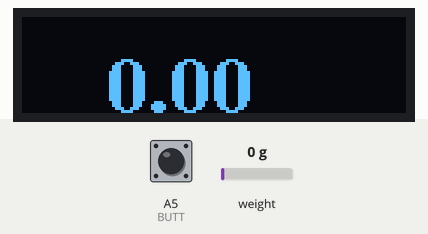
Recording of a sketch running on a simulated Arduino Uno, built with avr-gcc and run on an emulated ATmega328P. Shown: 128×32 one-colour display. The inputs (shaded band) are chosen by the test bench; at power-on: A5 (BUTT) HIGH, weight on the scale 0 g. What the sketch prints to the serial monitor is not drawn.

Above: at 3.6 s.
3.7 s: A5 (BUTT) pulled LOW for 0.15 s
At 4.5 s:
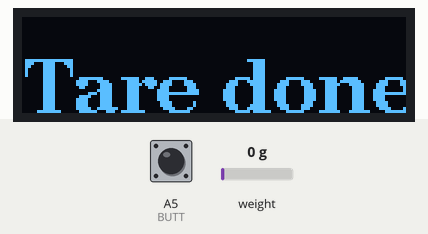
6.4 s: weight on the scale set to 100 g
At 7.9 s:
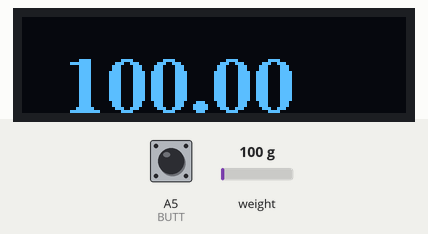
8.5 s: weight on the scale set to 1250 g
At 9.8 s:
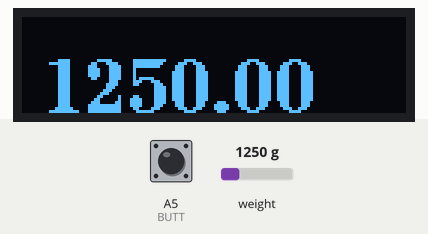
10.1 s: weight on the scale set to 2500 g
At 10.9 s:
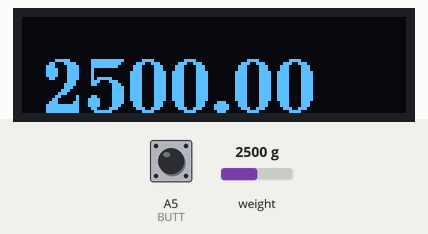
11.8 s: A5 (BUTT) pulled LOW for 1 s
At 15.0 s:
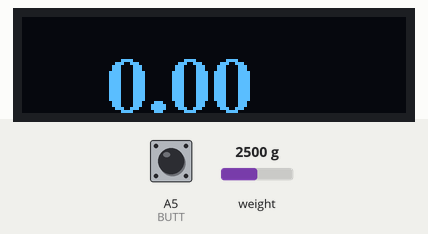
15.3 s: A5 (BUTT) pulled LOW for 3.2 s
At 19.3 s:
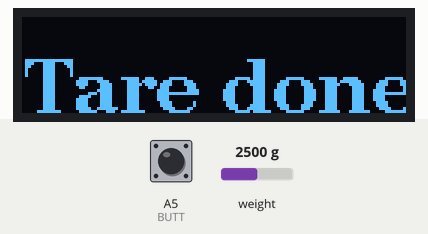
Timing chart, 0 to 20.8 s (numbered marks = the images above; inputs shaded):
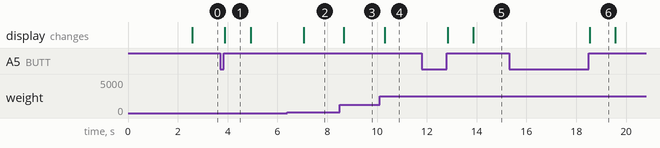

Measured:
- after the input at 3.7 s, the display: changes after 0.19 s (image 1)
- after the input at 6.4 s, the display: changes after 0.65 s (image 2)
- after the input at 8.5 s, the display: changes after 0.17 s (image 3)
- after the input at 10.1 s, the display: changes after 0.20 s (image 4)
- after the input at 11.8 s, the display: first changes after 1.0 s (image 5 shows a later state)
- after the input at 15.3 s, the display: changes after 3.2 s (image 6)
- what the display in image 1 shows lasts 1.0 s, from 3.9 s to 4.9 s

The sketch:

sketch_scales_proj_v1.ino
```cpp
#include <HX711_ADC.h>
#include <Arduino.h>
#include <U8g2lib.h>
#include <SPI.h>
#include <Wire.h>

//pins:
#define BUTT A5             // button pin
const int HX711_dout = 6;   // DT      mcu > HX711 dout pin
const int HX711_sck = 7;    // SCK     mcu > HX711 sck pin

bool button_flag = 0;
bool button;
unsigned long last_press;

// HX711 constructor
HX711_ADC LoadCell(HX711_dout, HX711_sck);

// Display lib init
U8G2_SSD1306_128X32_UNIVISION_F_HW_I2C u8g2(U8G2_R0);

unsigned long t = 0;

void setup() {
  pinMode(BUTT, INPUT_PULLUP);
  u8g2.begin();
  Serial.begin(57600); delay(10);
  Serial.println();
  Serial.println("Starting...");

  float calibrationValue; // calibration value
  calibrationValue = 23.18;

  LoadCell.begin();
  //LoadCell.setReverseOutput();
  unsigned long stabilizingtime = 2000; // tare preciscion can be improved by adding a few seconds of stabilizing time
  boolean _tare = true; //set this to false if you don't want tare to be performed in the next step
  LoadCell.start(stabilizingtime, _tare);
  if (LoadCell.getTareTimeoutFlag()) {
    Serial.println("Timeout, check MCU>HX711 wiring and pin designations");
  }
  else {
    LoadCell.setCalFactor(calibrationValue); // set calibration factor (float)
    Serial.println("Startup is complete");
  }
  while (!LoadCell.update());
  Serial.print("Calibration value: ");
  Serial.println(LoadCell.getCalFactor());
  Serial.print("HX711 measured conversion time ms: ");
  Serial.println(LoadCell.getConversionTime());
  Serial.print("HX711 measured sampling rate HZ: ");
  Serial.println(LoadCell.getSPS());
  Serial.print("HX711 measured settlingtime ms: ");
  Serial.println(LoadCell.getSettlingTime());
  Serial.println("Note that the settling time may increase significantly if you use delay() in your sketch!");
  if (LoadCell.getSPS() < 7) {
    Serial.println("!!Sampling rate is lower than specification, check MCU>HX711 wiring and pin designations");
  }
  else if (LoadCell.getSPS() > 100) {
    Serial.println("!!Sampling rate is higher than specification, check MCU>HX711 wiring and pin designations");
  }
}

void loop() {
  button = !digitalRead(BUTT);
  char num_buffer[10];

  static boolean newDataReady = 0;
  const int serialPrintInterval = 500; // delay in calculating weight

  // check for new data/start next conversion:
  if (LoadCell.update()) newDataReady = true;

  // get smoothed value from the dataset:
  if (newDataReady) {
    if (millis() > t + serialPrintInterval) {
      float i = LoadCell.getData();
      Serial.print("Load_cell output val: ");
      Serial.println(i);
      u8g2.clearBuffer();
      u8g2.setFont(u8g2_font_ncenB18_tr);
      dtostrf(i, 8, 2, num_buffer);
      u8g2.drawStr(0,32,num_buffer);
      u8g2.sendBuffer();
      memset(num_buffer, 0, sizeof(num_buffer));
      newDataReady = 0;
      t = millis();
    }
  }

  if (button == 1 && button_flag == 0 && millis() - last_press > 100) {
    button_flag = 1;
    //Serial.println("Pressed");
    last_press = millis();
  }

  if (button == 0 && button_flag == 1) {
    button_flag = 0;
    LoadCell.tareNoDelay();
    //Serial.println("Released");
  }

  // check if last tare operation is complete:
  if (LoadCell.getTareStatus() == true) {
      Serial.println("Tare done");

      u8g2.clearBuffer();
      u8g2.setFont(u8g2_font_ncenB18_tr);
      u8g2.drawStr(0,32, "Tare done");
      u8g2.sendBuffer();
      delay(1000);
  }

}
```
